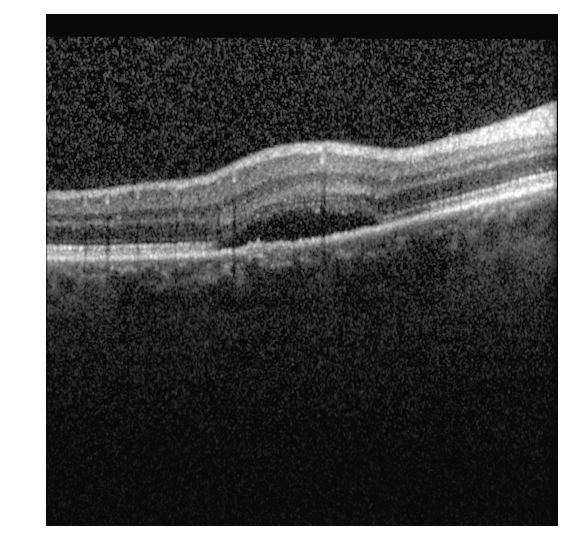
#> input picture Train-Data/SRF/input_1492_1.png, 569 x 560 px
$ python detect_srf.py
#> lines starting #> are read from the running program, lines starting #| are printed output that depends on the picture; after the words box and inside, x2 and y2 are one past the last pixel; in counts of white or black regions, pixels touching at a corner belong together
#> further down, img is the input picture: shape (560, 569, 4) float32; mean R, G, B, A 0.325, 0.325, 0.325, 1
### image_preprocessing.py
import numpy as np
# import matplotlib.pyplot as plt
from skimage import color
from skimage import io, exposure
import matplotlib.pyplot as plt


def rm_white_frame(img):
    '''removes white frame around image'''

    # create a negative (to invert the white frame into black, to fill with 0)
    img = 1 - img
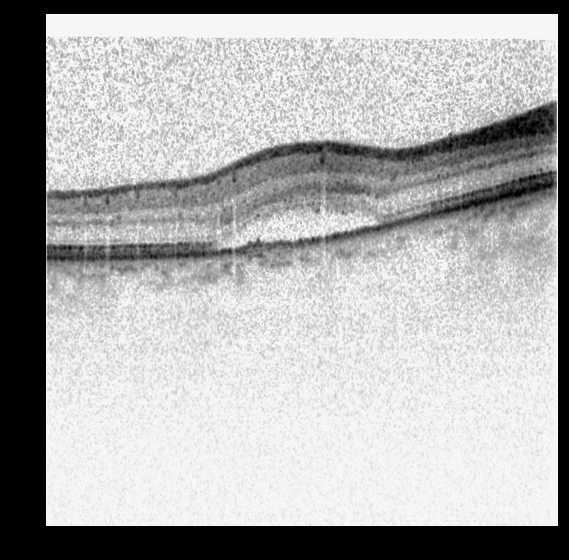
#> img: shape (560, 569, 3) float32; min 0, max 1, mean 0.676

    h, w, d = img.shape
#> h = 560; w = 569; d = 3
    #left limit
    for i in range(w):
        if np.sum(img[:, i, :]) > 0:
            break
    #right limit
    for j in range(w - 1, 0, -1):
        if np.sum(img[:, j, :]) > 0:
            break

    #top limit
    for k in range(h):
        if np.sum(img[k, :, :]) > 0:
            break
    #bottom limit
    for l in range(h - 1, 0, -1):
        if np.sum(img[l, :, :]) > 0:
            break

    cropped = img[k:l + 1, i:j + 1, :].copy()
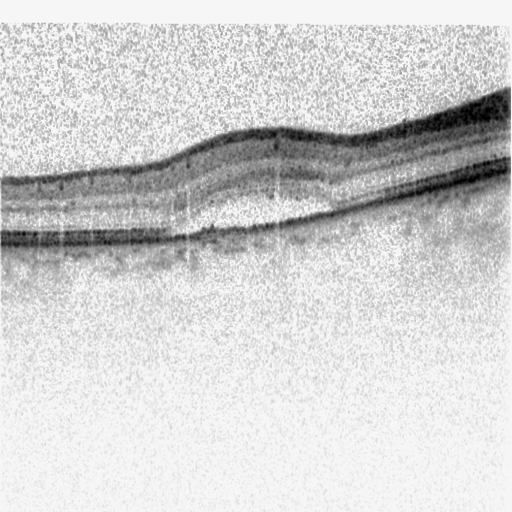
#> cropped: shape (512, 512, 3) float32; min 0, max 1, mean 0.821
    #back to normal
    cropped = 1 - cropped
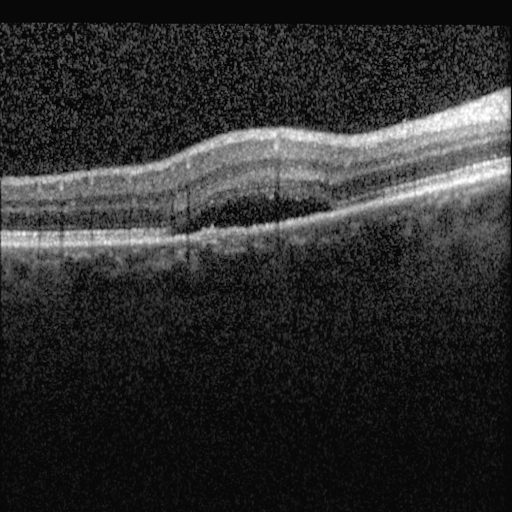
#> cropped: shape (512, 512, 3) float32; min 0, max 1, mean 0.179

    return cropped


def preprocess(img):
    if (img.shape[2]==4):
        img = color.rgba2rgb(img)

    img = rm_white_frame(img)
    img = color.rgb2gray(img)
#> img: shape (512, 512) float32
    """Performs Sigmoid Correction on the input image. Increases contrast (OPTIONAL to uncomment)"""
    #img = exposure.adjust_sigmoid(img, cutoff=0.5, gain=5, inv=False)
    return img

### get_file_paths.py
from pathlib import Path


# [6 lines left out: function train_data, not called in this run]


def get_healthy_data():
    train_data_path = Path('Train-Data')
    healthy_path = train_data_path / 'NoSRF'
    healthy_images = [file for file in healthy_path.iterdir()]
    return healthy_images


def get_srf_data():
    train_data_path = Path('Train-Data')
    srf_path = train_data_path / 'SRF'
    srf_images = [file for file in srf_path.iterdir()]
    return srf_images


def get_all_train_data():
    return get_healthy_data(), get_srf_data()


# [7 lines that do not run on import are left out]

### detect_srf.py
from skimage import color, feature
import image_preprocessing
import get_file_paths
import matplotlib.pyplot as plt
import numpy as np
from scipy import ndimage

healthy, srf = get_file_paths.get_all_train_data()

img = plt.imread(srf[0])
img = image_preprocessing.preprocess(img)

edge = feature.canny(img, sigma = 5)
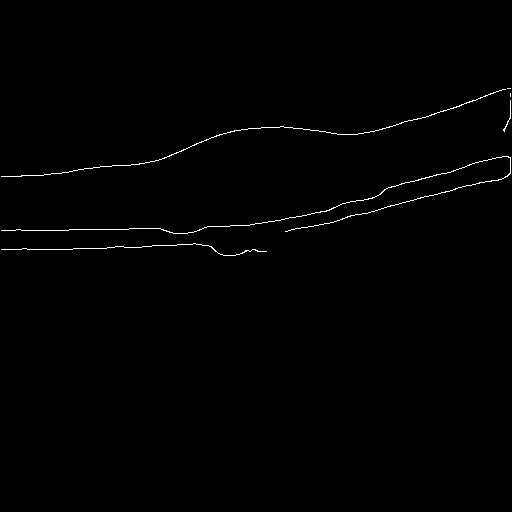
#> edge: shape (512, 512) bool; 0.63% white in thin lines or dots, all inside (x1, y1, x2, y2) = (1, 88, 511, 256)

plt.subplot(1,2,1)
plt.imshow(img, cmap='gray')
plt.subplot(1,2,2)
plt.imshow(edge, cmap='gray')
plt.show()
